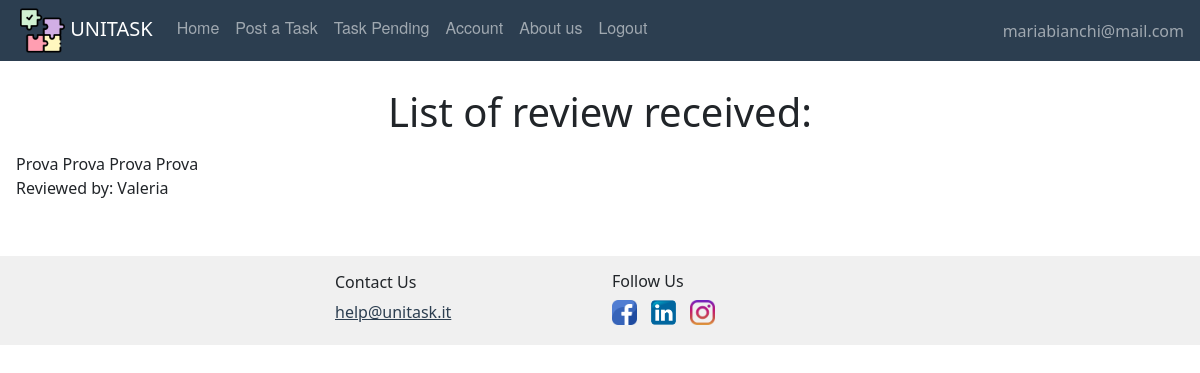
Page /personalreviews (signed in) on the earlier database version.
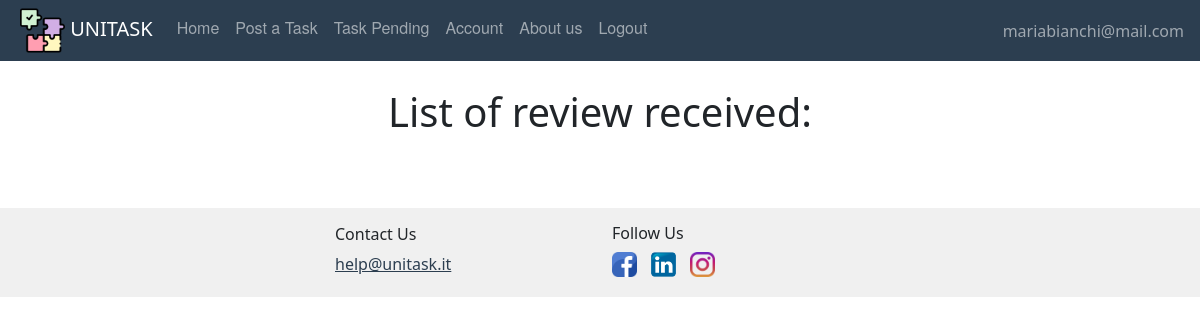
Same page on the later database version.
### website/models.py (models this page shows)
class Review(db.Model, UserMixin):
    id = db.Column(db.Integer, primary_key=True)
    title = db.Column(db.String(150))
    text = db.Column(db.String(150))
    date = db.Column(db.DateTime(timezone=True), default=func.now)
    id_reviewer = db.Column(db.Integer, db.ForeignKey('user.id'))
    id_reviewed = db.Column(db.Integer, db.ForeignKey('user.id'))
    task_id = db.Column(db.Integer, db.ForeignKey('offer.id'))

class User(db.Model, UserMixin):
    id = db.Column(db.Integer, primary_key=True)
    email = db.Column(db.String(150), unique=True)
    password = db.Column(db.String(150))
    first_name = db.Column(db.String(150))
    surname = db.Column(db.String(150))
    description = db.Column(db.String(200))
    type = db.Column(db.String(20))
    reviewsposted = db.relationship('Review', foreign_keys='Review.id_reviewer',
                                    backref='author')
    reviewsreceived = db.relationship('Review', foreign_keys='Review.id_reviewed',
                                      backref='received')
    __mapper_args__ = {
        'polymorphic_on': type,
        'polymorphic_identity': 'user',
    }

### website/user/routes.py (the view)
@users.route('/personalreviews')
def personalreviews():
    return render_template("User/personalreviews.html", user=current_user)

### website/templates/user/personalreviews.html
{% extends "base.html" %} {% block title %}List of Review{% endblock %} {% block content %}
    <br/>
    <h1 align="center">List of review received: </h1>
    <ul class="list-group list-group-flush" id="offers">
        <li class="list-group-item">
            <div>
                {% for recens in user.reviewsreceived %}
                    {{ recens.title }} {{ recens.text }}
                    <br/>
                    Reviewed by:
                    {{ recens.author.first_name }}
                    </div>
                {% endfor %}
        </li>
    </ul>
{% endblock %}

Differences in the rows shown:
removed Review: title "Prova", text "Prova Prova Prova", author.first_name "Valeria"
